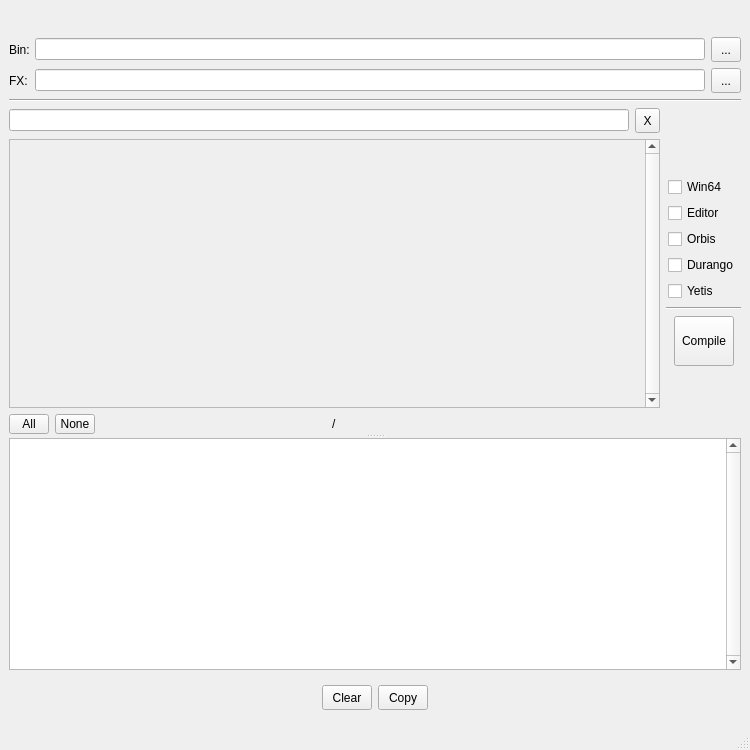
<?xml version="1.0" encoding="UTF-8"?>
<ui version="4.0">
 <class>MainWindow</class>
 <widget class="QMainWindow" name="MainWindow">
  <property name="enabled">
   <bool>true</bool>
  </property>
  <property name="geometry">
   <rect>
    <x>0</x>
    <y>0</y>
    <width>750</width>
    <height>750</height>
   </rect>
  </property>
  <property name="windowTitle">
   <string>SlimShader v1.0</string>
  </property>
  <widget class="QWidget" name="centralwidget">
   <property name="enabled">
    <bool>true</bool>
   </property>
   <layout class="QVBoxLayout" name="verticalLayout_5" stretch="0,1">
    <item>
     <layout class="QHBoxLayout" name="horizontalLayout">
      <item>
       <spacer name="horizontalSpacer">
        <property name="orientation">
         <enum>Qt::Horizontal</enum>
        </property>
        <property name="sizeHint" stdset="0">
         <size>
          <width>752</width>
          <height>20</height>
         </size>
        </property>
       </spacer>
      </item>
      <item>
       <widget class="QPushButton" name="pushButton">
        <property name="text">
         <string/>
        </property>
        <property name="icon">
         <iconset>
          <normaloff>SlimShader_Logo.png</normaloff>SlimShader_Logo.png</iconset>
        </property>
        <property name="iconSize">
         <size>
          <width>350</width>
          <height>50</height>
         </size>
        </property>
        <property name="shortcut">
         <string>Ctrl+R</string>
        </property>
        <property name="flat">
         <bool>true</bool>
        </property>
       </widget>
      </item>
      <item>
       <spacer name="horizontalSpacer_2">
        <property name="orientation">
         <enum>Qt::Horizontal</enum>
        </property>
        <property name="sizeHint" stdset="0">
         <size>
          <width>752</width>
          <height>20</height>
         </size>
        </property>
       </spacer>
      </item>
     </layout>
    </item>
    <item>
     <widget class="QSplitter" name="splitter">
      <property name="orientation">
       <enum>Qt::Vertical</enum>
      </property>
      <widget class="QWidget" name="verticalWidget" native="true">
       <layout class="QVBoxLayout" name="verticalLayout_6">
        <item>
         <layout class="QHBoxLayout" name="horizontalLayout_2" stretch="0,3,0">
          <item>
           <widget class="QLabel" name="label_2">
            <property name="minimumSize">
             <size>
              <width>20</width>
              <height>0</height>
             </size>
            </property>
            <property name="maximumSize">
             <size>
              <width>20</width>
              <height>16777215</height>
             </size>
            </property>
            <property name="text">
             <string>Bin:</string>
            </property>
           </widget>
          </item>
          <item>
           <widget class="QLineEdit" name="lineEdit_bin">
            <property name="text">
             <string/>
            </property>
           </widget>
          </item>
          <item>
           <widget class="QToolButton" name="toolButton_browse_bin">
            <property name="minimumSize">
             <size>
              <width>30</width>
              <height>25</height>
             </size>
            </property>
            <property name="maximumSize">
             <size>
              <width>30</width>
              <height>25</height>
             </size>
            </property>
            <property name="toolTip">
             <string>Browse for main\bin folder.</string>
            </property>
            <property name="text">
             <string>...</string>
            </property>
           </widget>
          </item>
         </layout>
        </item>
        <item>
         <layout class="QHBoxLayout" name="horizontalLayout_4">
          <item>
           <widget class="QLabel" name="label_3">
            <property name="minimumSize">
             <size>
              <width>20</width>
              <height>0</height>
             </size>
            </property>
            <property name="maximumSize">
             <size>
              <width>20</width>
              <height>16777215</height>
             </size>
            </property>
            <property name="text">
             <string>FX:</string>
            </property>
           </widget>
          </item>
          <item>
           <widget class="QLineEdit" name="lineEdit_fx">
            <property name="text">
             <string/>
            </property>
           </widget>
          </item>
          <item>
           <widget class="QToolButton" name="toolButton_browse_fx">
            <property name="minimumSize">
             <size>
              <width>30</width>
              <height>25</height>
             </size>
            </property>
            <property name="maximumSize">
             <size>
              <width>30</width>
              <height>25</height>
             </size>
            </property>
            <property name="toolTip">
             <string>Browse for data\engine\shaders\Meta folder.</string>
            </property>
            <property name="text">
             <string>...</string>
            </property>
           </widget>
          </item>
         </layout>
        </item>
        <item>
         <widget class="Line" name="line">
          <property name="orientation">
           <enum>Qt::Horizontal</enum>
          </property>
         </widget>
        </item>
        <item>
         <layout class="QHBoxLayout" name="horizontalLayout_5" stretch="1,0">
          <item>
           <layout class="QVBoxLayout" name="verticalLayout_4">
            <item>
             <layout class="QHBoxLayout" name="horizontalLayout_6">
              <item>
               <widget class="QLineEdit" name="lineEdit_search"/>
              </item>
              <item>
               <widget class="QToolButton" name="toolButton_clr">
                <property name="minimumSize">
                 <size>
                  <width>25</width>
                  <height>25</height>
                 </size>
                </property>
                <property name="maximumSize">
                 <size>
                  <width>25</width>
                  <height>25</height>
                 </size>
                </property>
                <property name="text">
                 <string>X</string>
                </property>
               </widget>
              </item>
             </layout>
            </item>
            <item>
             <widget class="QScrollArea" name="scrollArea">
              <property name="verticalScrollBarPolicy">
               <enum>Qt::ScrollBarAlwaysOn</enum>
              </property>
              <property name="horizontalScrollBarPolicy">
               <enum>Qt::ScrollBarAlwaysOff</enum>
              </property>
              <property name="widgetResizable">
               <bool>true</bool>
              </property>
              <widget class="QWidget" name="scrollAreaWidgetContents">
               <property name="geometry">
                <rect>
                 <x>0</x>
                 <y>0</y>
                 <width>603</width>
                 <height>217</height>
                </rect>
               </property>
              </widget>
             </widget>
            </item>
            <item>
             <layout class="QHBoxLayout" name="horizontalLayout_9">
              <item>
               <widget class="QToolButton" name="toolButton_all">
                <property name="minimumSize">
                 <size>
                  <width>40</width>
                  <height>20</height>
                 </size>
                </property>
                <property name="maximumSize">
                 <size>
                  <width>40</width>
                  <height>20</height>
                 </size>
                </property>
                <property name="text">
                 <string>All</string>
                </property>
               </widget>
              </item>
              <item>
               <widget class="QToolButton" name="toolButton_none">
                <property name="minimumSize">
                 <size>
                  <width>40</width>
                  <height>20</height>
                 </size>
                </property>
                <property name="maximumSize">
                 <size>
                  <width>40</width>
                  <height>20</height>
                 </size>
                </property>
                <property name="text">
                 <string>None</string>
                </property>
               </widget>
              </item>
              <item>
               <spacer name="horizontalSpacer_7">
                <property name="orientation">
                 <enum>Qt::Horizontal</enum>
                </property>
                <property name="sizeHint" stdset="0">
                 <size>
                  <width>40</width>
                  <height>20</height>
                 </size>
                </property>
               </spacer>
              </item>
              <item>
               <widget class="QLabel" name="label_sel">
                <property name="text">
                 <string/>
                </property>
               </widget>
              </item>
              <item>
               <widget class="QLabel" name="label_4">
                <property name="text">
                 <string>/</string>
                </property>
               </widget>
              </item>
              <item>
               <widget class="QLabel" name="label_count">
                <property name="text">
                 <string/>
                </property>
               </widget>
              </item>
              <item>
               <spacer name="horizontalSpacer_8">
                <property name="orientation">
                 <enum>Qt::Horizontal</enum>
                </property>
                <property name="sizeHint" stdset="0">
                 <size>
                  <width>40</width>
                  <height>20</height>
                 </size>
                </property>
               </spacer>
              </item>
              <item>
               <widget class="QLabel" name="label">
                <property name="minimumSize">
                 <size>
                  <width>86</width>
                  <height>0</height>
                 </size>
                </property>
                <property name="maximumSize">
                 <size>
                  <width>86</width>
                  <height>16777215</height>
                 </size>
                </property>
                <property name="text">
                 <string/>
                </property>
               </widget>
              </item>
             </layout>
            </item>
           </layout>
          </item>
          <item>
           <layout class="QVBoxLayout" name="verticalLayout_2">
            <item>
             <spacer name="verticalSpacer_2">
              <property name="orientation">
               <enum>Qt::Vertical</enum>
              </property>
              <property name="sizeHint" stdset="0">
               <size>
                <width>20</width>
                <height>40</height>
               </size>
              </property>
             </spacer>
            </item>
            <item>
             <layout class="QHBoxLayout" name="horizontalLayout_7">
              <item>
               <spacer name="horizontalSpacer_6">
                <property name="orientation">
                 <enum>Qt::Horizontal</enum>
                </property>
                <property name="sizeHint" stdset="0">
                 <size>
                  <width>0</width>
                  <height>0</height>
                 </size>
                </property>
               </spacer>
              </item>
              <item>
               <layout class="QVBoxLayout" name="verticalLayout_3">
                <item>
                 <widget class="QCheckBox" name="checkBox_win">
                  <property name="text">
                   <string>Win64</string>
                  </property>
                 </widget>
                </item>
                <item>
                 <widget class="QCheckBox" name="checkBox_edi">
                  <property name="text">
                   <string>Editor</string>
                  </property>
                 </widget>
                </item>
                <item>
                 <widget class="QCheckBox" name="checkBox_orb">
                  <property name="text">
                   <string>Orbis</string>
                  </property>
                 </widget>
                </item>
                <item>
                 <widget class="QCheckBox" name="checkBox_dur">
                  <property name="text">
                   <string>Durango</string>
                  </property>
                 </widget>
                </item>
                <item>
                 <widget class="QCheckBox" name="checkBox_yet">
                  <property name="text">
                   <string>Yetis</string>
                  </property>
                 </widget>
                </item>
               </layout>
              </item>
              <item>
               <spacer name="horizontalSpacer_5">
                <property name="orientation">
                 <enum>Qt::Horizontal</enum>
                </property>
                <property name="sizeHint" stdset="0">
                 <size>
                  <width>0</width>
                  <height>0</height>
                 </size>
                </property>
               </spacer>
              </item>
             </layout>
            </item>
            <item>
             <widget class="Line" name="line_2">
              <property name="minimumSize">
               <size>
                <width>75</width>
                <height>0</height>
               </size>
              </property>
              <property name="maximumSize">
               <size>
                <width>75</width>
                <height>16777215</height>
               </size>
              </property>
              <property name="orientation">
               <enum>Qt::Horizontal</enum>
              </property>
             </widget>
            </item>
            <item>
             <layout class="QHBoxLayout" name="horizontalLayout_3">
              <item>
               <spacer name="horizontalSpacer_3">
                <property name="orientation">
                 <enum>Qt::Horizontal</enum>
                </property>
                <property name="sizeHint" stdset="0">
                 <size>
                  <width>0</width>
                  <height>0</height>
                 </size>
                </property>
               </spacer>
              </item>
              <item>
               <widget class="QPushButton" name="pushButton_compile">
                <property name="minimumSize">
                 <size>
                  <width>60</width>
                  <height>50</height>
                 </size>
                </property>
                <property name="maximumSize">
                 <size>
                  <width>60</width>
                  <height>50</height>
                 </size>
                </property>
                <property name="text">
                 <string>Compile</string>
                </property>
               </widget>
              </item>
              <item>
               <spacer name="horizontalSpacer_4">
                <property name="orientation">
                 <enum>Qt::Horizontal</enum>
                </property>
                <property name="sizeHint" stdset="0">
                 <size>
                  <width>0</width>
                  <height>0</height>
                 </size>
                </property>
               </spacer>
              </item>
             </layout>
            </item>
            <item>
             <spacer name="verticalSpacer">
              <property name="orientation">
               <enum>Qt::Vertical</enum>
              </property>
              <property name="sizeHint" stdset="0">
               <size>
                <width>20</width>
                <height>40</height>
               </size>
              </property>
             </spacer>
            </item>
           </layout>
          </item>
         </layout>
        </item>
       </layout>
      </widget>
      <widget class="QWidget" name="verticalLayoutWidget">
       <layout class="QVBoxLayout" name="verticalLayout">
        <item>
         <widget class="QTextEdit" name="textEdit">
          <property name="verticalScrollBarPolicy">
           <enum>Qt::ScrollBarAlwaysOn</enum>
          </property>
          <property name="readOnly">
           <bool>true</bool>
          </property>
         </widget>
        </item>
        <item>
         <widget class="QWidget" name="verticalWidget_2" native="true">
          <layout class="QHBoxLayout" name="horizontalLayout_8">
           <item>
            <spacer name="horizontalSpacer_10">
             <property name="orientation">
              <enum>Qt::Horizontal</enum>
             </property>
             <property name="sizeHint" stdset="0">
              <size>
               <width>40</width>
               <height>20</height>
              </size>
             </property>
            </spacer>
           </item>
           <item>
            <widget class="QToolButton" name="toolButton_clr_text">
             <property name="minimumSize">
              <size>
               <width>50</width>
               <height>25</height>
              </size>
             </property>
             <property name="maximumSize">
              <size>
               <width>50</width>
               <height>25</height>
              </size>
             </property>
             <property name="text">
              <string>Clear</string>
             </property>
            </widget>
           </item>
           <item>
            <widget class="QToolButton" name="toolButton_cpy_text">
             <property name="minimumSize">
              <size>
               <width>50</width>
               <height>25</height>
              </size>
             </property>
             <property name="maximumSize">
              <size>
               <width>50</width>
               <height>25</height>
              </size>
             </property>
             <property name="text">
              <string>Copy</string>
             </property>
            </widget>
           </item>
           <item>
            <spacer name="horizontalSpacer_9">
             <property name="orientation">
              <enum>Qt::Horizontal</enum>
             </property>
             <property name="sizeHint" stdset="0">
              <size>
               <width>40</width>
               <height>20</height>
              </size>
             </property>
            </spacer>
           </item>
          </layout>
         </widget>
        </item>
       </layout>
      </widget>
     </widget>
    </item>
   </layout>
  </widget>
  <widget class="QStatusBar" name="statusbar"/>
 </widget>
 <resources/>
 <connections/>
</ui>
